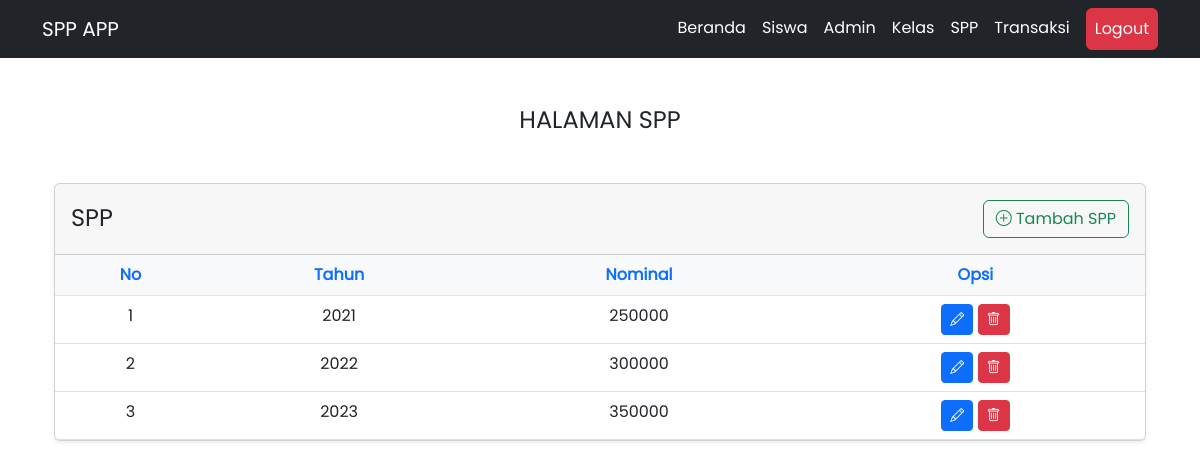
Page /index.php?page=spp (signed in) on the committed database.
### tables this page shows
CREATE TABLE `spp` (
  `id_spp` int(11) NOT NULL,
  `tahun` int(11) NOT NULL,
  `nominal` bigint(20) NOT NULL
);

### app/config.php (called while the page is built)
<?php
$config = "http://localhost/spp-app";

### spp/index.php (the view, shortened to what this page needs)
<?php
$q_spp = mysqli_query($conn, "SELECT * FROM spp ORDER BY tahun ASC")
?>
<div class="container my-5">
    <div class="text-center">
        <h4>
            HALAMAN SPP
        </h4>
        <div class="container my-5">
            <div class="card shadow-sm">
                <div class="card-header py-3">
                    <div class="d-flex justify-content-between align-items-center">
                        <div>
                            <h4 class="mb-0">SPP</h4>
                        </div>
                        <div>
                            <a href="<?= $config ?> /index.php?page=tambah_spp " class="btn btn-outline-success"><i class="bi bi-plus-circle"></i> Tambah SPP</a>
                        </div>
                    </div>
                </div>
                <div class="card-body p-0">
                    <div class="table-responsive">
                        <table class="table mb-0">
                            <thead class="bg-light text-primary">
                                <tr>
                                    <th scope="col">No</th>
                                    <th scope="col">Tahun</th>
                                    <th scope="col">Nominal</th>
                                    <th scope="col">Opsi</th>
                                </tr>
                            </thead>
                            <tbody>
                                <?php $no = 1 ?>
                                <?php foreach ($q_spp as $spp) : ?>
                                    <tr>
                                        <td><?= $no++ ?></td>
                                        <td><?= $spp['tahun'] ?></td>
                                        <td><?= $spp['nominal'] ?></td>
                                        <td>
                                            <a href="<?= $config ?>/index.php?page=edit_spp&id_spp=<?= $spp['id_spp'] ?>" class="btn btn-primary btn-sm"><i class="bi bi-pencil"></i></a>
                                            <a href="<?= $config ?>/index.php?page=hapus_spp&id_spp=<?= $spp['id_spp'] ?>" class="btn btn-danger btn-sm" onclick="return confirm('Ingin Menghapus Data?')"><i class="bi bi-trash"></i></a>
                                        </td>
                                    </tr>
                                <?php endforeach ?>
                            </tbody>
                        </table>
                    </div>
                </div>
            </div>
        </div>
    </div>
</div>

### assets/css/styles.css (style rules this page uses)
body { font-family: "Poppins-Regular"; }

### rows in the picture
spp: tahun "2021", nominal "250000"
spp: tahun "2022", nominal "300000"
spp: tahun "2023", nominal "350000"
